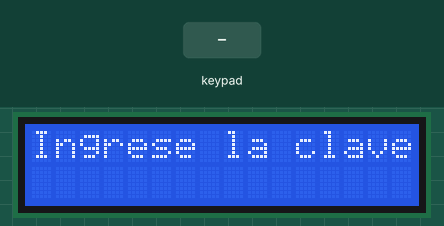
Bench run of a sketch on a simulated Arduino Uno, built with avr-gcc and run on an emulated ATmega328P. On the bench: 16×2 character LCD. The test bench sets the inputs (shaded band).

Above: at 1.2 s.
1.3 s: keypad keys 7 6 5 4 # pressed 0.4 s apart
At 3.8 s:
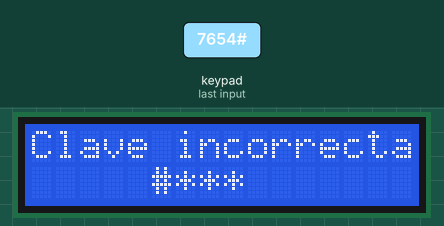
5.0 s: key '1' pressed
At 5.3 s:
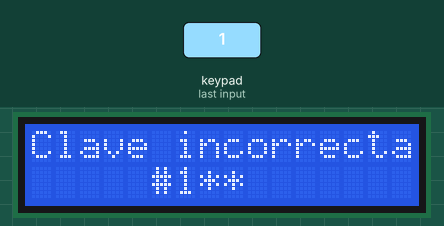
6.5 s: keypad keys 1 2 3 4 A pressed 0.4 s apart
At 9.0 s:
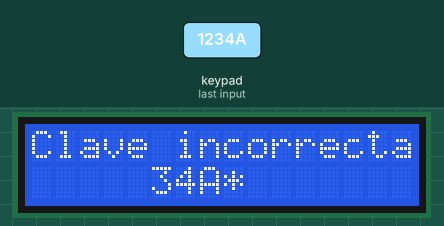
10.0 s: key '2' pressed
At 11.4 s:
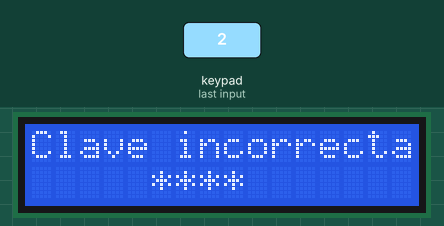
12.5 s: keypad keys 1 2 3 4 pressed 0.4 s apart
At 15.5 s:
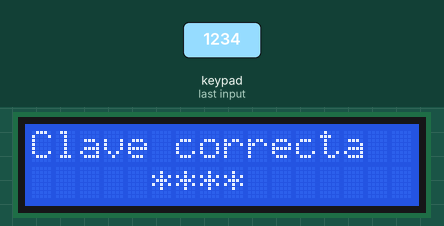
16.2 s: keypad keys 1 2 3 4 # pressed 0.4 s apart
At 18.6 s:
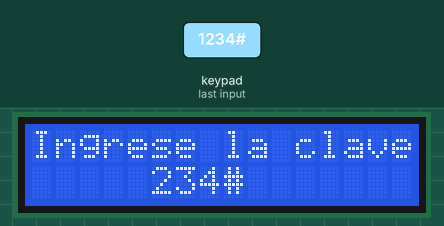
Timing chart, 0 to 20.1 s (numbered marks = the images above; inputs shaded):
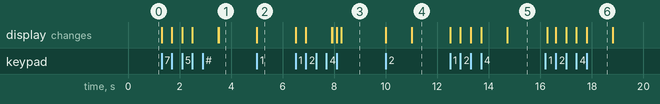

Measured:
- after the input at 1.3 s, the display: first changes at once (image 1 shows a later state)
- after the input at 5.0 s, the display: changes at once (image 2)
- after the input at 6.5 s, the display: first changes at once (image 3 shows a later state)
- after the input at 10.0 s, the display: first changes at once (image 4 shows a later state)
- after the input at 12.5 s, the display: first changes at once (image 5 shows a later state)
- after the input at 16.2 s, the display: first changes after 0.08 s (image 6 shows a later state)
- what the display in image 6 shows lasts 1.0 s, from 17.8 s to 18.8 s

The sketch:

Deber_Teclado_Matricial.ino
```cpp
/*
 * Nombre: Kevin Oñate
 * Fecha: 16/06/2019
 */
#include <Keypad.h>
#include <LiquidCrystal.h>
 LiquidCrystal lcd(13,12,11,10,9,8);
 const int filas = 4;
 const int colms = 4;
 byte Pin_filas[] = {7,6,5,4};
 byte Pin_colms[] = {3,2,1,0};
 char teclas [filas][colms]=
 {
    {'1','2','3','A'},
    {'4','5','6','B'},
    {'7','8','9','C'},
    {'*','0','#','D'}
 };
 char clave[]="1234";
 int pos=5;
 char pass[4];
 int cont=0;
 int contador=0;
 Keypad teclado = Keypad(makeKeymap(teclas), Pin_filas, Pin_colms, filas, colms);

void setup() {
  lcd.begin(16,2);
  lcd.setCursor(0,0);
  lcd.print("Ingrese la clave");
  lcd.setCursor(pos,1);
}

void loop() {
  char pulsacion = teclado.getKey();
  if(pulsacion != 0){
    pass[cont]=pulsacion;
    lcd.print(pulsacion);
    cont=cont+1;
    if(cont==4){
      delay(1000);
      if((pass[0]==clave[0]) && (pass[1]==clave[1]) && (pass[2]==clave[2]) && (pass[3]=clave[3])){
      lcd.setCursor(0,0);
      lcd.print("                 ");
      lcd.setCursor(0,0);
      lcd.print("Clave correcta");
      lcd.setCursor(5,1);
      lcd.print("****");
      lcd.setCursor(5,1);
    }
    else{
      pos=5;
      cont=0;
      lcd.setCursor(0,0);
      lcd.print("Clave incorrecta");
      lcd.setCursor(5,1);
      lcd.print("****");
      lcd.setCursor(5,1);
    }
    }

  }
    if(pulsacion =='*'){
      cont=0;
      pos=5;
      lcd.setCursor(0,0);
      lcd.print("Ingrese la clave");
      lcd.setCursor(5,1);
      lcd.print("      ");
      lcd.setCursor(5,1);
    }
}
```
